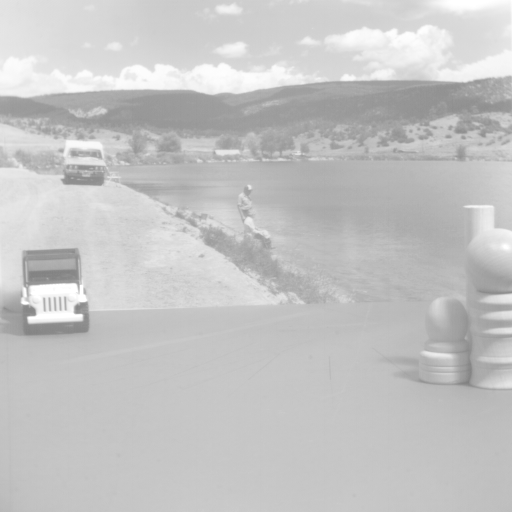
%> input picture sequences/motion01.512.tiff, 512 x 512 px; its folder holds 4 pictures in this run
$ octave Projet.m   (GNU Octave 9; MATLAB toolbox functions it lacks are replaced by stand-ins)
%> lines starting %> are read from the running program, lines starting %| are printed output that depends on the picture
clear all
listeImages = dir ('sequences/motion*.tiff');

im = imread(['sequences/' listeImages(1).name]);
%> im is the input picture: size 512x512 uint8; min 127, max 255, mean 196.3
[li, col] = size(im);
%> li = 512; col = 512

touteImages = ones(li,col,length(listeImages));

for i = 1 : length(listeImages)
   touteImages(:,:,i) = imread(['sequences/' listeImages(i).name]);
end

%M閘ange des Images
shuffle = randperm(length(listeImages));
shuffle2 = randperm(length(listeImages));

touteImages = touteImages(:,:,shuffle);
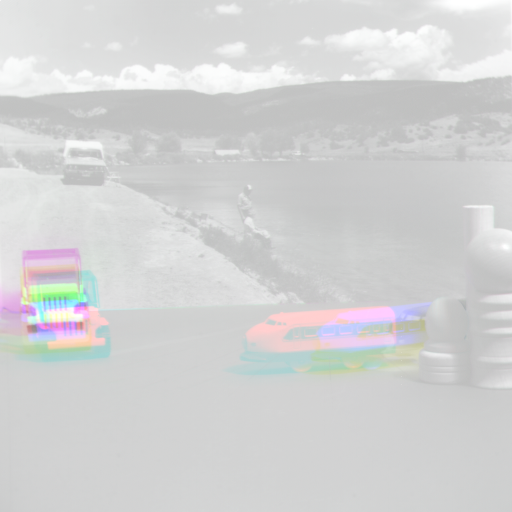
%> touteImages: size 512x512x4 double; mean R, G, B, A 195.8, 196.3, 196.4, 196; transparent parts drawn white
touteImages = touteImages(:,:,shuffle2);
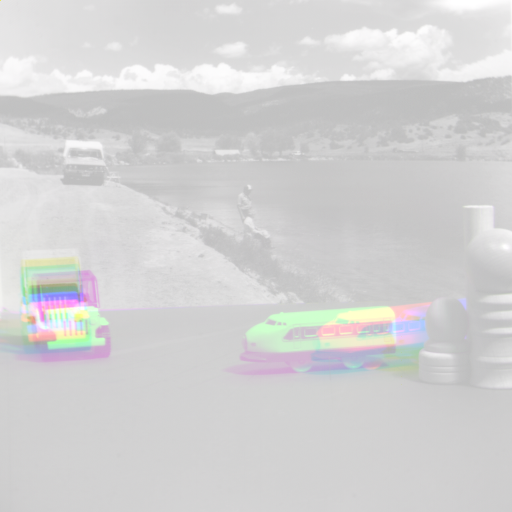
%> touteImages: size 512x512x4 double; mean R, G, B, A 196.4, 195.8, 196, 196.3; transparent parts drawn white

%"Vectorisation" des images
imVec = ones(li*col,length(listeImages));

for i = 1 : length(listeImages)
   a = touteImages(:,:,i);
   imVec(:,i) = a(:);
end
%> this loop made 4 passes
%> pass 1, `a = touteImages(:,:,i);`:
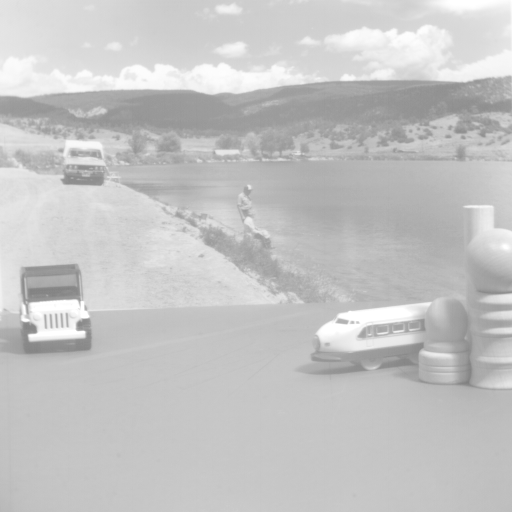
%> a: size 512x512 double; min 128, max 255, mean 196.4; mean of the top-left, top-right, bottom-left and bottom-right quarters 203.3, 193.1, 197.9, 191.3
%> pass 2, `a = touteImages(:,:,i);`:
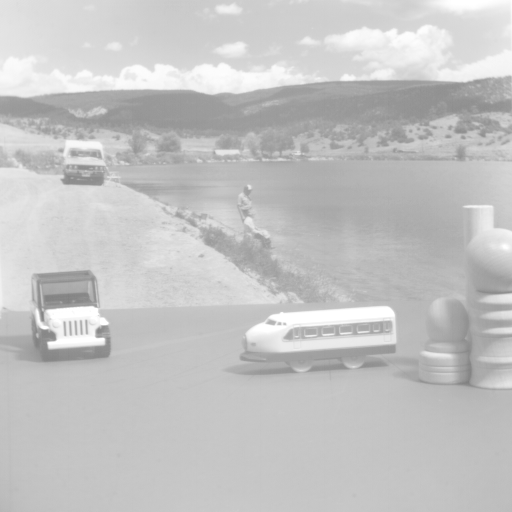
%> a: size 512x512 double; min 127, max 255, mean 195.8
%> pass 3, `a = touteImages(:,:,i);`:
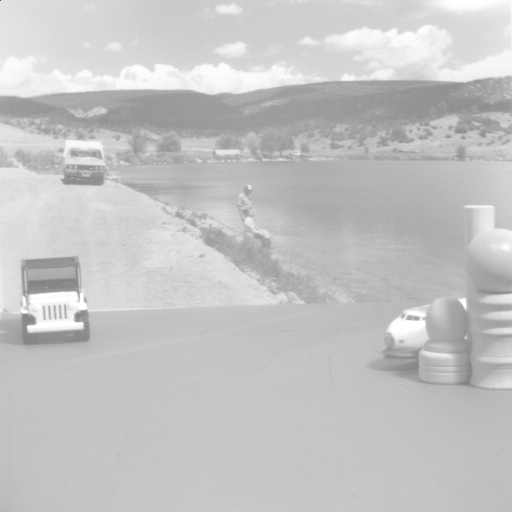
%> a: size 512x512 double; min 85, max 255, mean 196; mean of the top-left, top-right, bottom-left and bottom-right quarters 203, 192.7, 197.7, 190.8

%Calcul de la covariance
covMat = cov(imVec);

[V , D] = eig(covMat);

test = V' * imVec';
